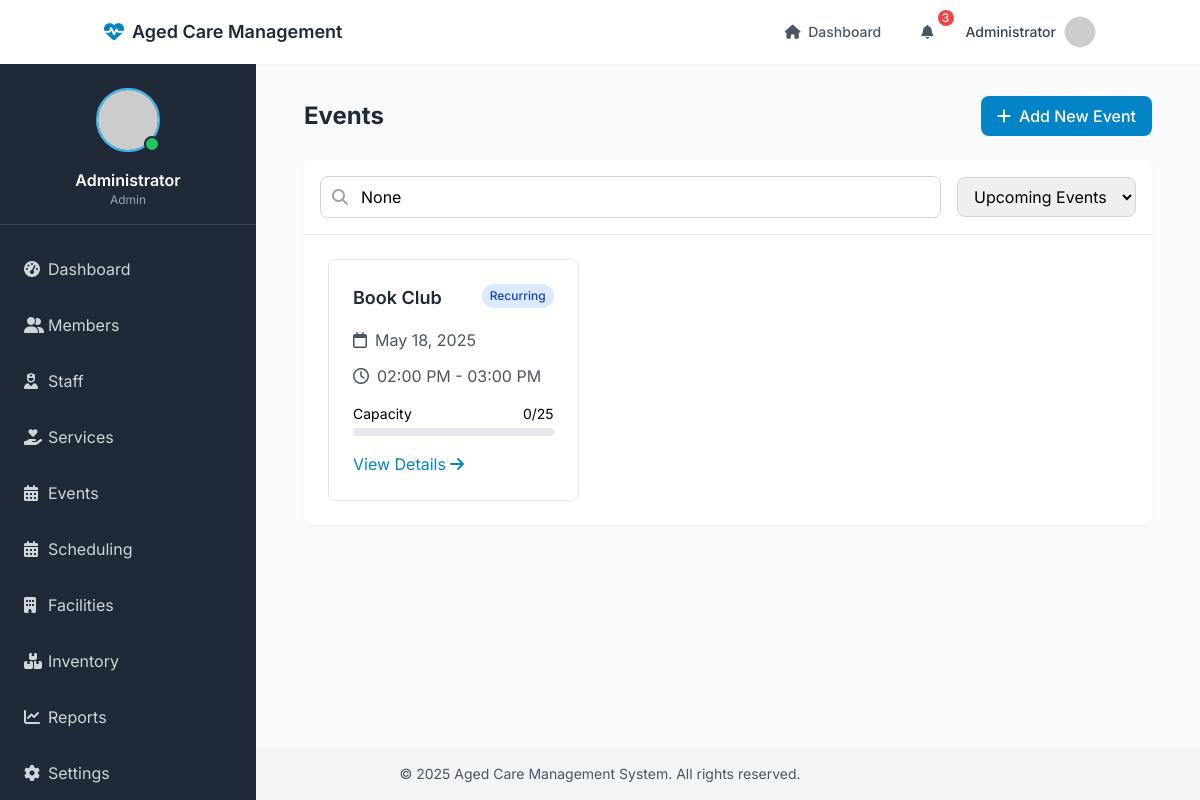
Before: /events/ (signed in) with the older database file.
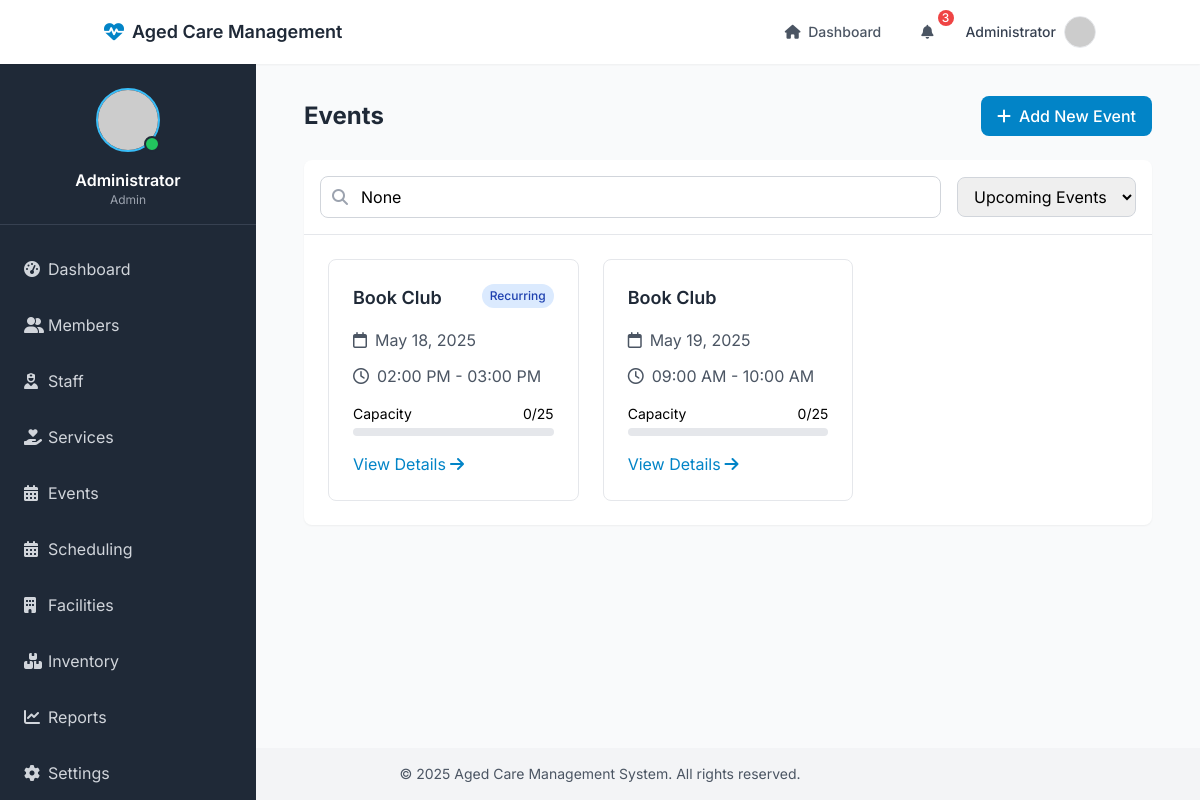
After: the same page with the newer database file.
### models/user.py (models this page shows, shortened)
class User(UserMixin, db.Model):
    __tablename__ = 'users'
    id = db.Column(db.Integer, primary_key=True)
    name = db.Column(db.String(100), nullable=False)
    email = db.Column(db.String(100), unique=True, nullable=False)
    password_hash = db.Column(db.String(200), nullable=False)
    role = db.Column(db.String(20), default='staff')  # admin, staff, family
    is_active = db.Column(db.Boolean, default=True)
    created_at = db.Column(db.DateTime, default=datetime.utcnow)
    last_login = db.Column(db.DateTime)
    @property
    def password(self):
        raise AttributeError('password is not a readable attribute')

### models/event.py (models this page shows, shortened)
class Event(db.Model):
    id = db.Column(db.Integer, primary_key=True)
    name = db.Column(db.String(100), nullable=False)
    description = db.Column(db.Text)
    start_time = db.Column(db.DateTime, nullable=False)
    end_time = db.Column(db.DateTime, nullable=False)
    location = db.Column(db.String(200))
    capacity = db.Column(db.Integer)
    is_recurring = db.Column(db.Boolean, default=False)
    recurrence_pattern = db.Column(db.String(50))  # daily, weekly, monthly
    recurrence_end_date = db.Column(db.DateTime)
    is_internal = db.Column(db.Boolean, default=True)
    facility_id = db.Column(db.Integer, db.ForeignKey('facility.id'))
    room_id = db.Column(db.Integer, db.ForeignKey('room.id'))
    status = db.Column(db.String(20), default='active')  # active, cancelled
    cancelled_at = db.Column(db.DateTime)
    cancelled_by = db.Column(db.Integer, db.ForeignKey('staff.id'))
    created_at = db.Column(db.DateTime, default=datetime.utcnow)
    updated_at = db.Column(db.DateTime, default=datetime.utcnow, onupdate=datetime.utcnow)
    registrations = db.relationship('EventRegistration', backref='event', lazy=True)
    facility = db.relationship('Facility', backref=db.backref('events', lazy=True))
    cancelled_by_staff = db.relationship('Staff', backref='cancelled_events', lazy=True)
    event_room = db.relationship('Room', backref=db.backref('hosted_events', lazy=True))
    @property
    def registered_count(self):
        return len([r for r in self.registrations if r.status == 'registered'])

### routes/events.py (the view)
@events_routes.route('/')
@login_required
def index():
    view = request.args.get('view', 'upcoming')  # upcoming, past, all
    event_type = request.args.get('type')  # internal, external
    search = request.args.get('search')
    facility_id = request.args.get('facility_id')
    query = Event.query
    if view == 'upcoming':
        query = query.filter(Event.end_time >= datetime.now())
    elif view == 'past':
        query = query.filter(Event.end_time < datetime.now())
    if event_type == 'internal':
        query = query.filter_by(is_internal=True)
    elif event_type == 'external':
        query = query.filter_by(is_internal=False)
    if facility_id:
        query = query.filter_by(facility_id=facility_id)
    if search:
        query = query.filter(Event.name.ilike(f'%{search}%'))
    events = query.order_by(Event.start_time).all()
    facilities = Facility.query.all()
    return render_template('events/index.html',
                         events=events,
                         view=view,
                         event_type=event_type,
                         search=search,
                         facilities=facilities,
                         selected_facility=facility_id)

### templates/events/index.html (shortened to what this page needs)
{% extends "base.html" %}
{% block content %}
<div class="container mx-auto px-4">
    <div class="flex justify-between items-center mb-6">
        <h1 class="text-2xl font-bold text-gray-800">Events</h1>
        {% if current_user.role in ['admin', 'staff'] %}
        <a href="{{ url_for('events.create') }}"
           class="bg-primary-600 hover:bg-primary-700 text-white font-medium py-2 px-4 rounded-lg inline-flex items-center">
            <i class="fas fa-plus mr-2"></i>
            Add New Event
        </a>
        {% endif %}
    </div>
    <div class="bg-white rounded-lg shadow-sm overflow-hidden">
        <div class="p-4 border-b border-gray-200">
            <form method="GET" class="space-y-4">
                <div class="flex flex-col md:flex-row md:items-center md:justify-between gap-4">
                    <div class="flex-1">
                        <div class="relative">
                            <input type="text"
                                   name="search"
                                   value="{{ search }}"
                                   placeholder="Search events..."
                                   class="w-full pl-10 pr-4 py-2 border border-gray-300 rounded-lg focus:outline-none focus:ring-2 focus:ring-primary-500 focus:border-primary-500">
                            <div class="absolute inset-y-0 left-0 pl-3 flex items-center pointer-events-none">
                            </div>
                        </div>
                    </div>
                    <div class="flex gap-2">
                        <select name="view"
                                onchange="this.form.submit()"
                                class="border border-gray-300 rounded-lg px-3 py-2 focus:outline-none focus:ring-2 focus:ring-primary-500 focus:border-primary-500">
                            <option value="upcoming" {% if view == 'upcoming' %}selected{% endif %}>Upcoming Events</option>
                        </select>
                    </div>
                </div>
            </form>
        </div>
        <div class="grid grid-cols-1 md:grid-cols-2 lg:grid-cols-3 gap-6 p-6">
            {% for event in events %}
                <div class="bg-white border rounded-lg overflow-hidden hover:shadow-md transition-shadow duration-200">
                    <div class="p-6">
                        <div class="flex justify-between items-start mb-4">
                            <h3 class="text-lg font-semibold text-gray-800">{{ event.name }}</h3>
                            {% if event.is_recurring %}
                                <span class="px-2 py-1 text-xs font-medium rounded-full bg-blue-100 text-blue-800">
                                    Recurring
                                </span>
                            {% endif %}
                        </div>
                        <div class="space-y-3 mb-4">
                            <div class="flex items-center text-gray-600">
                                <i class="far fa-calendar mr-2"></i>
                                <span>{{ event.start_time.strftime('%B %d, %Y') }}</span>
                            </div>
                            <div class="flex items-center text-gray-600">
                                <i class="far fa-clock mr-2"></i>
                                <span>{{ event.start_time.strftime('%I:%M %p') }} - {{ event.end_time.strftime('%I:%M %p') }}</span>
                            </div>
                        </div>
                        {% if event.capacity %}
                            <div class="mb-4">
                                <div class="flex justify-between text-sm mb-1">
                                    <span>Capacity</span>
                                    <span>{{ event.registered_count }}/{{ event.capacity }}</span>
                                </div>
                                <div class="w-full bg-gray-200 rounded-full h-2">
                                </div>
                            </div>
                        {% endif %}
                        <div class="mt-4">
                            <a href="{{ url_for('events.view', id=event.id) }}"
                               class="inline-flex items-center text-primary-600 hover:text-primary-700">
                                View Details
                                <i class="fas fa-arrow-right ml-1"></i>
                            </a>
                        </div>
                    </div>
                </div>
            {% endfor %}
        </div>
    </div>
</div>
{% endblock %}

### templates/base.html (shortened to what this page needs)
<!DOCTYPE html>
<html lang="en">
<head>
    <script src="https://cdn.tailwindcss.com"></script>
    <link rel="stylesheet" href="https://cdnjs.cloudflare.com/ajax/libs/font-awesome/6.4.2/css/all.min.css">
    <script src="https://cdn.tailwindcss.com"></script>
</head>
<body class="bg-gray-50 font-sans min-h-screen flex flex-col">
    {% if current_user.is_authenticated %}
        <div class="fixed top-0 left-0 right-0 z-30">
            {% include 'includes/navbar.html' %}
        </div>
        <div class="fixed top-16 left-0 bottom-0 w-64 bg-gray-800 z-20 overflow-hidden">
            {% include 'includes/sidebar.html' %}
        </div>
        <div class="ml-64 pt-16 pb-16 flex-1">
            <main class="p-6 md:p-8 overflow-x-hidden">
                {% block content %}{% endblock %}
            </main>
        </div>
    {% else %}
        <main class="flex-1 pb-16">
            {% include 'includes/flash_messages.html' %}
            {% block auth_content %}{% endblock %}
        </main>
    {% endif %}
    <footer class="bg-gray-100 text-gray-600 py-4 text-center text-sm w-full relative z-10 mt-auto">
        <div class="container mx-auto">
            <p>© {{ now.strftime('%Y') }} Aged Care Management System. All rights reserved.</p>
        </div>
    </footer>
</body>
</html>

### templates/includes/navbar.html (shortened to what this page needs)
<nav class="bg-white shadow-sm">
    <div class="container mx-auto px-4">
        <div class="flex justify-between h-16">
            <div class="flex items-center">
                <a href="{{ url_for('dashboard.index') }}" class="flex items-center">
                    <i class="fas fa-heart-pulse text-xl text-primary-600 mr-2"></i>
                    <span class="text-gray-800 font-semibold text-lg">Aged Care Management</span>
                </a>
            </div>
            <div class="flex items-center">
                <div class="hidden md:flex items-center space-x-4">
                    <a href="{{ url_for('dashboard.index') }}" class="text-gray-600 hover:text-primary-600 px-3 py-2 rounded-md text-sm font-medium">
                        <i class="fas fa-home mr-1"></i> Dashboard
                    </a>
                    <div class="relative" x-data="{ open: false }">
                        <button @click="open = !open" class="text-gray-600 hover:text-primary-600 px-3 py-2 rounded-md text-sm font-medium focus:outline-none">
                            <i class="fas fa-bell mr-1"></i>
                            <span class="absolute -top-1 -right-1 bg-red-500 text-white text-xs w-4 h-4 rounded-full flex items-center justify-center">3</span>
                        </button>
                    </div>
                </div>
                <div class="ml-4 relative" x-data="{ open: false }">
                    <div>
                        <button @click="open = !open" class="flex items-center text-sm font-medium text-gray-700 hover:text-primary-600 focus:outline-none focus:ring-2 focus:ring-offset-2 focus:ring-primary-500" id="user-menu" aria-haspopup="true">
                            <span class="mr-2">{{ current_user.name }}</span>
                            <img class="h-8 w-8 rounded-full border border-gray-200" src="https://ui-avatars.com/api/?name={{ current_user.name }}&background=random" alt="User avatar">
                        </button>
                    </div>
                </div>
            </div>
        </div>
    </div>
</nav>

### templates/includes/sidebar.html (shortened to what this page needs)
<div id="sidebar" class="hidden md:flex flex-col w-64 bg-gray-800 text-white h-full overflow-hidden">
    <div class="p-4 border-b border-gray-700">
        <div class="flex items-center justify-center py-2">
            <div class="relative">
                <img class="h-16 w-16 rounded-full border-2 border-primary-400" src="https://ui-avatars.com/api/?name={{ current_user.name }}&background=0D8ABC&color=fff" alt="User avatar">
                <span class="absolute bottom-0 right-0 h-4 w-4 bg-green-500 rounded-full border-2 border-gray-800"></span>
            </div>
        </div>
        <div class="text-center mt-2">
            <h2 class="font-semibold">{{ current_user.name }}</h2>
            <p class="text-xs text-gray-400">{{ current_user.role|capitalize }}</p>
        </div>
    </div>
    <div class="py-4 flex-1">
        <ul>
            <li class="px-4 py-2">
                <a href="{{ url_for('dashboard.index') }}" class="flex items-center text-gray-300 hover:text-white hover:bg-gray-700 px-2 py-2 rounded-md transition duration-150">
                    <i class="fas fa-tachometer-alt w-6"></i>
                    <span>Dashboard</span>
                </a>
            </li>
            <li class="px-4 py-2">
                <a href="{{ url_for('members.index') }}" class="flex items-center text-gray-300 hover:text-white hover:bg-gray-700 px-2 py-2 rounded-md transition duration-150">
                    <i class="fas fa-user-group w-6"></i>
                    <span>Members</span>
                </a>
            </li>
            <li class="px-4 py-2">
                <a href="{{ url_for('staff.index') }}" class="flex items-center text-gray-300 hover:text-white hover:bg-gray-700 px-2 py-2 rounded-md transition duration-150">
                    <i class="fas fa-user-nurse w-6"></i>
                    <span>Staff</span>
                </a>
            </li>
            <li class="px-4 py-2">
                <a href="{{ url_for('services.index') }}" class="flex items-center text-gray-300 hover:text-white hover:bg-gray-700 px-2 py-2 rounded-md transition duration-150">
                    <i class="fas fa-hand-holding-heart w-6"></i>
                    <span>Services</span>
                </a>
            </li>
            <li class="px-4 py-2">
                <a href="{{ url_for('events.index') }}" class="flex items-center text-gray-300 hover:text-white hover:bg-gray-700 px-2 py-2 rounded-md transition duration-150">
                    <i class="fas fa-calendar-days w-6"></i>
                    <span>Events</span>
                </a>
            </li>
            <li class="px-4 py-2">
                <a href="{{ url_for('scheduling.index') }}" class="flex items-center text-gray-300 hover:text-white hover:bg-gray-700 px-2 py-2 rounded-md transition duration-150">
                    <i class="fas fa-calendar-alt w-6"></i>
                    <span>Scheduling</span>
                </a>
            </li>
            <li class="px-4 py-2">
                <a href="{{ url_for('facilities.index') }}" class="flex items-center text-gray-300 hover:text-white hover:bg-gray-700 px-2 py-2 rounded-md transition duration-150">
                    <i class="fas fa-building w-6"></i>
                    <span>Facilities</span>
                </a>
            </li>
            <li class="px-4 py-2">
                <a href="{{ url_for('inventory.index') }}" class="flex items-center text-gray-300 hover:text-white hover:bg-gray-700 px-2 py-2 rounded-md transition duration-150">
                    <i class="fas fa-boxes-stacked w-6"></i>
                    <span>Inventory</span>
                </a>
            </li>
            {% if current_user.role == 'admin' %}
            <li class="px-4 py-2">
                <a href="#" class="flex items-center text-gray-300 hover:text-white hover:bg-gray-700 px-2 py-2 rounded-md transition duration-150">
                    <i class="fas fa-chart-line w-6"></i>
                    <span>Reports</span>
                </a>
            </li>
            <li class="px-4 py-2">
                <a href="#" class="flex items-center text-gray-300 hover:text-white hover:bg-gray-700 px-2 py-2 rounded-md transition duration-150">
                    <i class="fas fa-cog w-6"></i>
                    <span>Settings</span>
                </a>
            </li>
            {% endif %}
        </ul>
    </div>
</div>

### templates/base.html (style rules this page uses)
html { scroll-behavior: smooth; }

Changed rows visible on the page:
added Event: name "Book Club", start_time "May 19, 2025", start_time "09:00 AM", end_time "10:00 AM", registered_count "0", capacity "25"
